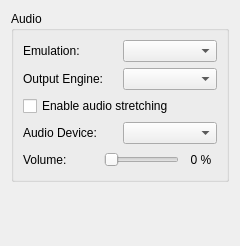
<?xml version="1.0" encoding="UTF-8"?>
<ui version="4.0">
 <class>ConfigureAudio</class>
 <widget class="QWidget" name="ConfigureAudio">
  <property name="geometry">
   <rect>
    <x>0</x>
    <y>0</y>
    <width>240</width>
    <height>246</height>
   </rect>
  </property>
  <layout class="QVBoxLayout">
   <item>
    <widget class="QGroupBox" name="groupBox">
     <property name="title">
      <string>Audio</string>
     </property>
     <layout class="QVBoxLayout">
      <item>
       <layout class="QHBoxLayout" name="horizontalLayout_emulation">
        <property name="bottomMargin">
         <number>0</number>
        </property>
        <item>
         <widget class="QLabel" name="label_emulation">
          <property name="text">
           <string>Emulation:</string>
          </property>
         </widget>
        </item>
        <item>
         <widget class="QComboBox" name="emulation_combo_box"/>
        </item>
       </layout>
      </item>
      <item>
       <layout class="QHBoxLayout">
        <item>
         <widget class="QLabel" name="label">
          <property name="text">
           <string>Output Engine:</string>
          </property>
         </widget>
        </item>
        <item>
         <widget class="QComboBox" name="output_sink_combo_box"/>
        </item>
       </layout>
      </item>
      <item>
       <widget class="QCheckBox" name="toggle_audio_stretching">
        <property name="toolTip">
         <string>This post-processing effect adjusts audio speed to match emulation speed and helps prevent audio stutter. This however increases audio latency.</string>
        </property>
        <property name="text">
         <string>Enable audio stretching</string>
        </property>
       </widget>
      </item>
      <item>
       <layout class="QHBoxLayout">
        <item>
         <widget class="QLabel" name="label">
          <property name="text">
           <string>Audio Device:</string>
          </property>
         </widget>
        </item>
        <item>
         <widget class="QComboBox" name="audio_device_combo_box"/>
        </item>
       </layout>
      </item>
      <item>
       <layout class="QHBoxLayout" name="horizontalLayout_2">
        <property name="topMargin">
         <number>0</number>
        </property>
        <item>
         <widget class="QLabel" name="label">
          <property name="text">
           <string>Volume:</string>
          </property>
         </widget>
        </item>
        <item>
         <spacer name="horizontalSpacer">
          <property name="orientation">
           <enum>Qt::Horizontal</enum>
          </property>
          <property name="sizeHint" stdset="0">
           <size>
            <width>40</width>
            <height>20</height>
           </size>
          </property>
         </spacer>
        </item>
        <item>
         <widget class="QSlider" name="volume_slider">
          <property name="sizePolicy">
           <sizepolicy hsizetype="Expanding" vsizetype="Fixed">
            <horstretch>0</horstretch>
            <verstretch>0</verstretch>
           </sizepolicy>
          </property>
          <property name="maximum">
           <number>100</number>
          </property>
          <property name="pageStep">
           <number>10</number>
          </property>
          <property name="orientation">
           <enum>Qt::Horizontal</enum>
          </property>
         </widget>
        </item>
        <item>
         <widget class="QLabel" name="volume_indicator">
          <property name="minimumSize">
           <size>
            <width>32</width>
            <height>0</height>
           </size>
          </property>
          <property name="text">
           <string>0 %</string>
          </property>
          <property name="alignment">
           <set>Qt::AlignCenter</set>
          </property>
         </widget>
        </item>
       </layout>
      </item>
     </layout>
    </widget>
   </item>
   <item>
    <spacer>
     <property name="orientation">
      <enum>Qt::Vertical</enum>
     </property>
     <property name="sizeHint" stdset="0">
      <size>
       <width>167</width>
       <height>55</height>
      </size>
     </property>
    </spacer>
   </item>
  </layout>
 </widget>
 <resources/>
 <connections/>
</ui>
